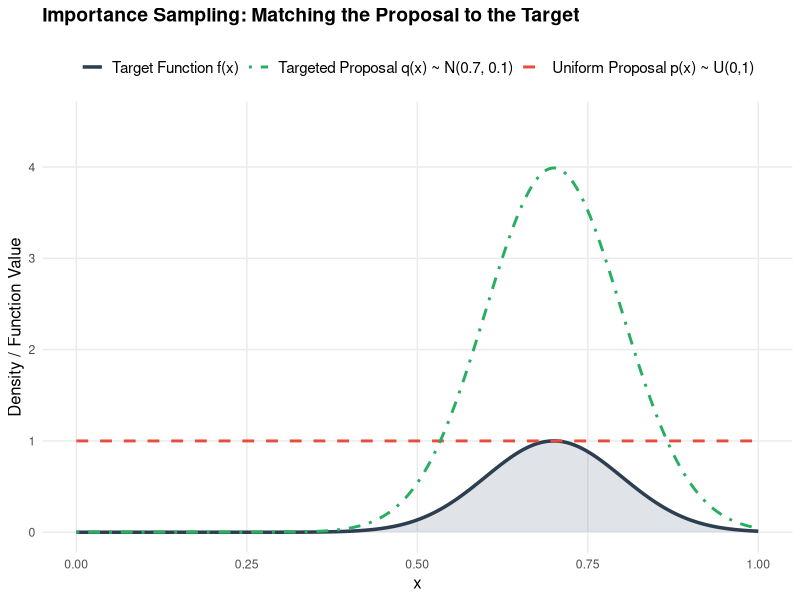

Here is the R script that generated this plot:
## ---- chunk 1
# Set seed for reproducibility
set.seed(42)

# Define our function
f <- function(x) {
  exp(x) * cos(x)
}

# 1. Draw N samples from a Uniform(0, 1) distribution
N <- 100000
x_samples <- runif(N, min = 0, max = 1)

# 2. Evaluate the function at each sample
y_samples <- f(x_samples)

# 3. Compute the mean to get the Monte Carlo estimate
mc_estimate <- mean(y_samples)

exact_value <- 1.378024
error <- abs(mc_estimate - exact_value)

cat(sprintf("MC Estimate: %.6f\n", mc_estimate))
cat(sprintf("Exact Value: %.6f\n", exact_value))
cat(sprintf("Absolute Error: %.6f\n", error))
## ---- chunk 2
set.seed(42)

# Target function: a narrow peak
f <- function(x) {
  exp(-50 * (x - 0.7)^2)
}

N <- 5000

# 1. Standard Monte Carlo (Sampling from Uniform p)
x_mc <- runif(N, min = 0, max = 1)
y_mc <- f(x_mc)
mu_mc <- mean(y_mc)
var_mc <- var(y_mc) / N

# 2. Importance Sampling (Sampling from Gaussian q centered at 0.7)
# Proposal q(x) ~ N(0.7, 0.1)
x_is_raw <- rnorm(N, mean = 0.7, sd = 0.1)

# p(x) is 1 everywhere in [0,1], 0 otherwise. 
# Filter out samples outside [0, 1] for exactness
x_is <- x_is_raw[x_is_raw >= 0 & x_is_raw <= 1]

# Importance weights w(x) = p(x) / q(x)
# p(x) = 1 for these valid samples
w_x <- 1.0 / dnorm(x_is, mean = 0.7, sd = 0.1)

y_is <- f(x_is) * w_x
mu_is <- mean(y_is)
var_is <- var(y_is) / length(x_is)

# Print results
cat(sprintf("Standard MC Estimate: %.5f (Variance: %.5e)\n", mu_mc, var_mc))
cat(sprintf("Importance Sampling:  %.5f (Variance: %.5e)\n", mu_is, var_is))
cat(sprintf("Variance Reduction Factor: %.2fx\n", var_mc / var_is))
## ---- chunk 3
# Load the required visualization library
library(ggplot2)

# Generate points for the x-axis
x_plot <- seq(0, 1, length.out = 1000)

# Calculate the target function and proposal distributions
f_target <- function(x) { exp(-50 * (x - 0.7)^2) }
y_target <- f_target(x_plot)
y_uniform_proposal <- dunif(x_plot, min = 0, max = 1)
y_gaussian_proposal <- dnorm(x_plot, mean = 0.7, sd = 0.1)

# Assemble into a data frame for ggplot2
plot_data <- data.frame(
  x = x_plot,
  Target = y_target,
  Uniform = y_uniform_proposal,
  Gaussian = y_gaussian_proposal
)

# Create the plot
ggplot(plot_data, aes(x = x)) +
  # Fill the area under the target function to emphasize the "mass"
  geom_ribbon(aes(ymin = 0, ymax = Target), fill = "#34495e", alpha = 0.15) +
  
  # Plot the Target function
  geom_line(aes(y = Target, color = "Target Function f(x)"), linewidth = 1.2) +
  
  # Plot the Uniform Proposal p(x)
  geom_line(aes(y = Uniform, color = "Uniform Proposal p(x) ~ U(0,1)"), 
            linetype = "dashed", linewidth = 1) +
  
  # Plot the Gaussian Proposal q(x)
  geom_line(aes(y = Gaussian, color = "Targeted Proposal q(x) ~ N(0.7, 0.1)"), 
            linetype = "dotdash", linewidth = 1) +
  
  # Map the colors exactly as they were in Matplotlib
  scale_color_manual(
    name = NULL,
    values = c(
      "Target Function f(x)" = "#2c3e50",
      "Uniform Proposal p(x) ~ U(0,1)" = "#e74c3c",
      "Targeted Proposal q(x) ~ N(0.7, 0.1)" = "#27ae60"
    )
  ) +
  
  # Labels and scaling
  labs(
    title = "Importance Sampling: Matching the Proposal to the Target",
    x = "x",
    y = "Density / Function Value"
  ) +
  coord_cartesian(xlim = c(0, 1), ylim = c(0, max(y_gaussian_proposal) + 0.5)) +
  
  # Apply a clean, minimal theme
  theme_minimal() +
  theme(
    plot.title = element_text(size = 14, face = "bold", margin = margin(b = 15)),
    axis.title = element_text(size = 12),
    legend.position = "top",
    legend.text = element_text(size = 11),
    panel.grid.minor = element_blank()
  )
